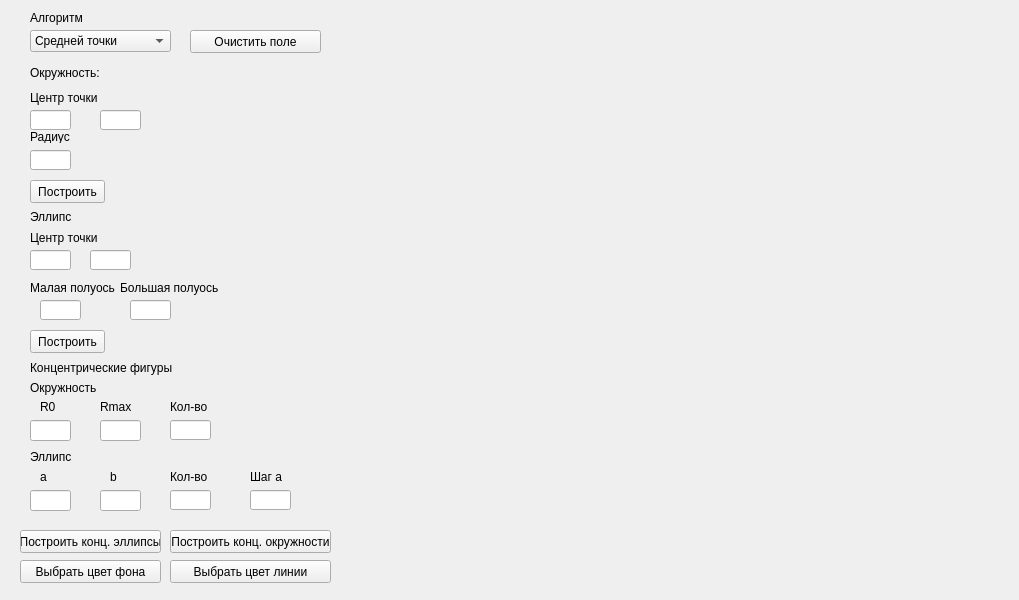
<?xml version="1.0" encoding="UTF-8"?>
<ui version="4.0">
 <class>MainWindow</class>
 <widget class="QMainWindow" name="MainWindow">
  <property name="geometry">
   <rect>
    <x>0</x>
    <y>0</y>
    <width>1019</width>
    <height>600</height>
   </rect>
  </property>
  <property name="windowTitle">
   <string>MainWindow</string>
  </property>
  <widget class="QWidget" name="centralwidget">
   <widget class="QComboBox" name="comboBox">
    <property name="geometry">
     <rect>
      <x>30</x>
      <y>30</y>
      <width>141</width>
      <height>22</height>
     </rect>
    </property>
    <item>
     <property name="text">
      <string>Средней точки</string>
     </property>
    </item>
    <item>
     <property name="text">
      <string>Параметрическое</string>
     </property>
    </item>
    <item>
     <property name="text">
      <string>Каноническое</string>
     </property>
    </item>
    <item>
     <property name="text">
      <string>Брезенхема</string>
     </property>
    </item>
    <item>
     <property name="text">
      <string>Встроенная функция</string>
     </property>
    </item>
   </widget>
   <widget class="QLabel" name="label">
    <property name="geometry">
     <rect>
      <x>30</x>
      <y>10</y>
      <width>61</width>
      <height>16</height>
     </rect>
    </property>
    <property name="text">
     <string>Алгоритм</string>
    </property>
   </widget>
   <widget class="QLineEdit" name="lineEdit">
    <property name="geometry">
     <rect>
      <x>30</x>
      <y>110</y>
      <width>41</width>
      <height>20</height>
     </rect>
    </property>
   </widget>
   <widget class="QLabel" name="label_2">
    <property name="geometry">
     <rect>
      <x>30</x>
      <y>90</y>
      <width>111</width>
      <height>16</height>
     </rect>
    </property>
    <property name="text">
     <string>Центр точки</string>
    </property>
   </widget>
   <widget class="QLineEdit" name="lineEdit_2">
    <property name="geometry">
     <rect>
      <x>100</x>
      <y>110</y>
      <width>41</width>
      <height>20</height>
     </rect>
    </property>
   </widget>
   <widget class="QLabel" name="label_3">
    <property name="geometry">
     <rect>
      <x>30</x>
      <y>130</y>
      <width>47</width>
      <height>13</height>
     </rect>
    </property>
    <property name="text">
     <string>Радиус</string>
    </property>
   </widget>
   <widget class="QLineEdit" name="lineEdit_3">
    <property name="geometry">
     <rect>
      <x>30</x>
      <y>150</y>
      <width>41</width>
      <height>20</height>
     </rect>
    </property>
   </widget>
   <widget class="QPushButton" name="pushButton">
    <property name="geometry">
     <rect>
      <x>30</x>
      <y>180</y>
      <width>75</width>
      <height>23</height>
     </rect>
    </property>
    <property name="text">
     <string>Построить</string>
    </property>
   </widget>
   <widget class="QPushButton" name="pushButton_2">
    <property name="geometry">
     <rect>
      <x>20</x>
      <y>560</y>
      <width>141</width>
      <height>23</height>
     </rect>
    </property>
    <property name="text">
     <string>Выбрать цвет фона</string>
    </property>
   </widget>
   <widget class="QPushButton" name="pushButton_3">
    <property name="geometry">
     <rect>
      <x>170</x>
      <y>560</y>
      <width>161</width>
      <height>23</height>
     </rect>
    </property>
    <property name="text">
     <string>Выбрать цвет линии</string>
    </property>
   </widget>
   <widget class="QLabel" name="label_4">
    <property name="geometry">
     <rect>
      <x>30</x>
      <y>63</y>
      <width>111</width>
      <height>20</height>
     </rect>
    </property>
    <property name="text">
     <string>Окружность:</string>
    </property>
   </widget>
   <widget class="QLabel" name="label_5">
    <property name="geometry">
     <rect>
      <x>30</x>
      <y>210</y>
      <width>47</width>
      <height>13</height>
     </rect>
    </property>
    <property name="text">
     <string>Эллипс</string>
    </property>
   </widget>
   <widget class="QLineEdit" name="lineEdit_4">
    <property name="geometry">
     <rect>
      <x>30</x>
      <y>250</y>
      <width>41</width>
      <height>20</height>
     </rect>
    </property>
   </widget>
   <widget class="QLabel" name="label_6">
    <property name="geometry">
     <rect>
      <x>30</x>
      <y>230</y>
      <width>111</width>
      <height>16</height>
     </rect>
    </property>
    <property name="text">
     <string>Центр точки</string>
    </property>
   </widget>
   <widget class="QLineEdit" name="lineEdit_5">
    <property name="geometry">
     <rect>
      <x>90</x>
      <y>250</y>
      <width>41</width>
      <height>20</height>
     </rect>
    </property>
   </widget>
   <widget class="QLabel" name="label_7">
    <property name="geometry">
     <rect>
      <x>30</x>
      <y>280</y>
      <width>91</width>
      <height>16</height>
     </rect>
    </property>
    <property name="text">
     <string>Малая полуось</string>
    </property>
   </widget>
   <widget class="QLineEdit" name="lineEdit_6">
    <property name="geometry">
     <rect>
      <x>40</x>
      <y>300</y>
      <width>41</width>
      <height>20</height>
     </rect>
    </property>
   </widget>
   <widget class="QLabel" name="label_8">
    <property name="geometry">
     <rect>
      <x>120</x>
      <y>280</y>
      <width>101</width>
      <height>16</height>
     </rect>
    </property>
    <property name="text">
     <string>Большая полуось</string>
    </property>
   </widget>
   <widget class="QLineEdit" name="lineEdit_7">
    <property name="geometry">
     <rect>
      <x>130</x>
      <y>300</y>
      <width>41</width>
      <height>20</height>
     </rect>
    </property>
   </widget>
   <widget class="QPushButton" name="pushButton_4">
    <property name="geometry">
     <rect>
      <x>30</x>
      <y>330</y>
      <width>75</width>
      <height>23</height>
     </rect>
    </property>
    <property name="text">
     <string>Построить</string>
    </property>
   </widget>
   <widget class="QLabel" name="label_9">
    <property name="geometry">
     <rect>
      <x>30</x>
      <y>360</y>
      <width>151</width>
      <height>16</height>
     </rect>
    </property>
    <property name="text">
     <string>Концентрические фигуры</string>
    </property>
   </widget>
   <widget class="QLabel" name="label_10">
    <property name="geometry">
     <rect>
      <x>40</x>
      <y>400</y>
      <width>47</width>
      <height>13</height>
     </rect>
    </property>
    <property name="text">
     <string>R0</string>
    </property>
   </widget>
   <widget class="QLineEdit" name="lineEdit_8">
    <property name="geometry">
     <rect>
      <x>30</x>
      <y>420</y>
      <width>41</width>
      <height>21</height>
     </rect>
    </property>
   </widget>
   <widget class="QLabel" name="label_11">
    <property name="geometry">
     <rect>
      <x>100</x>
      <y>400</y>
      <width>47</width>
      <height>13</height>
     </rect>
    </property>
    <property name="text">
     <string>Rmax</string>
    </property>
   </widget>
   <widget class="QLineEdit" name="lineEdit_9">
    <property name="geometry">
     <rect>
      <x>100</x>
      <y>420</y>
      <width>41</width>
      <height>21</height>
     </rect>
    </property>
   </widget>
   <widget class="QLabel" name="label_12">
    <property name="geometry">
     <rect>
      <x>30</x>
      <y>380</y>
      <width>91</width>
      <height>16</height>
     </rect>
    </property>
    <property name="text">
     <string>Окружность</string>
    </property>
   </widget>
   <widget class="QLabel" name="label_13">
    <property name="geometry">
     <rect>
      <x>170</x>
      <y>400</y>
      <width>47</width>
      <height>13</height>
     </rect>
    </property>
    <property name="text">
     <string>Кол-во</string>
    </property>
   </widget>
   <widget class="QLineEdit" name="lineEdit_10">
    <property name="geometry">
     <rect>
      <x>170</x>
      <y>420</y>
      <width>41</width>
      <height>20</height>
     </rect>
    </property>
   </widget>
   <widget class="QLabel" name="label_14">
    <property name="geometry">
     <rect>
      <x>30</x>
      <y>450</y>
      <width>47</width>
      <height>13</height>
     </rect>
    </property>
    <property name="text">
     <string>Эллипс</string>
    </property>
   </widget>
   <widget class="QLineEdit" name="lineEdit_11">
    <property name="geometry">
     <rect>
      <x>170</x>
      <y>490</y>
      <width>41</width>
      <height>20</height>
     </rect>
    </property>
   </widget>
   <widget class="QLineEdit" name="lineEdit_12">
    <property name="geometry">
     <rect>
      <x>30</x>
      <y>490</y>
      <width>41</width>
      <height>21</height>
     </rect>
    </property>
   </widget>
   <widget class="QLabel" name="label_15">
    <property name="geometry">
     <rect>
      <x>110</x>
      <y>470</y>
      <width>47</width>
      <height>13</height>
     </rect>
    </property>
    <property name="text">
     <string>b</string>
    </property>
   </widget>
   <widget class="QLabel" name="label_16">
    <property name="geometry">
     <rect>
      <x>40</x>
      <y>470</y>
      <width>47</width>
      <height>13</height>
     </rect>
    </property>
    <property name="text">
     <string>a</string>
    </property>
   </widget>
   <widget class="QLabel" name="label_17">
    <property name="geometry">
     <rect>
      <x>170</x>
      <y>470</y>
      <width>47</width>
      <height>13</height>
     </rect>
    </property>
    <property name="text">
     <string>Кол-во</string>
    </property>
   </widget>
   <widget class="QLineEdit" name="lineEdit_13">
    <property name="geometry">
     <rect>
      <x>100</x>
      <y>490</y>
      <width>41</width>
      <height>21</height>
     </rect>
    </property>
   </widget>
   <widget class="QPushButton" name="pushButton_5">
    <property name="geometry">
     <rect>
      <x>20</x>
      <y>530</y>
      <width>141</width>
      <height>23</height>
     </rect>
    </property>
    <property name="text">
     <string>Построить конц. эллипсы</string>
    </property>
   </widget>
   <widget class="QPushButton" name="pushButton_6">
    <property name="geometry">
     <rect>
      <x>170</x>
      <y>530</y>
      <width>161</width>
      <height>23</height>
     </rect>
    </property>
    <property name="text">
     <string>Построить конц. окружности</string>
    </property>
   </widget>
   <widget class="QLineEdit" name="lineEdit_14">
    <property name="geometry">
     <rect>
      <x>250</x>
      <y>490</y>
      <width>41</width>
      <height>20</height>
     </rect>
    </property>
   </widget>
   <widget class="QLabel" name="label_18">
    <property name="geometry">
     <rect>
      <x>250</x>
      <y>470</y>
      <width>47</width>
      <height>13</height>
     </rect>
    </property>
    <property name="text">
     <string>Шаг а</string>
    </property>
   </widget>
   <widget class="QPushButton" name="pushButton_7">
    <property name="geometry">
     <rect>
      <x>190</x>
      <y>30</y>
      <width>131</width>
      <height>23</height>
     </rect>
    </property>
    <property name="text">
     <string>Очистить поле</string>
    </property>
   </widget>
  </widget>
 </widget>
 <resources/>
 <connections/>
</ui>
